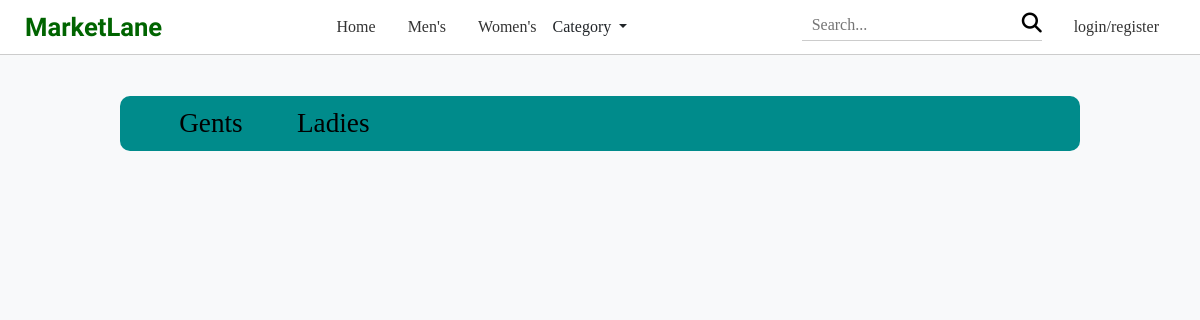
Page /product/category/cloth/ on the earlier database version.
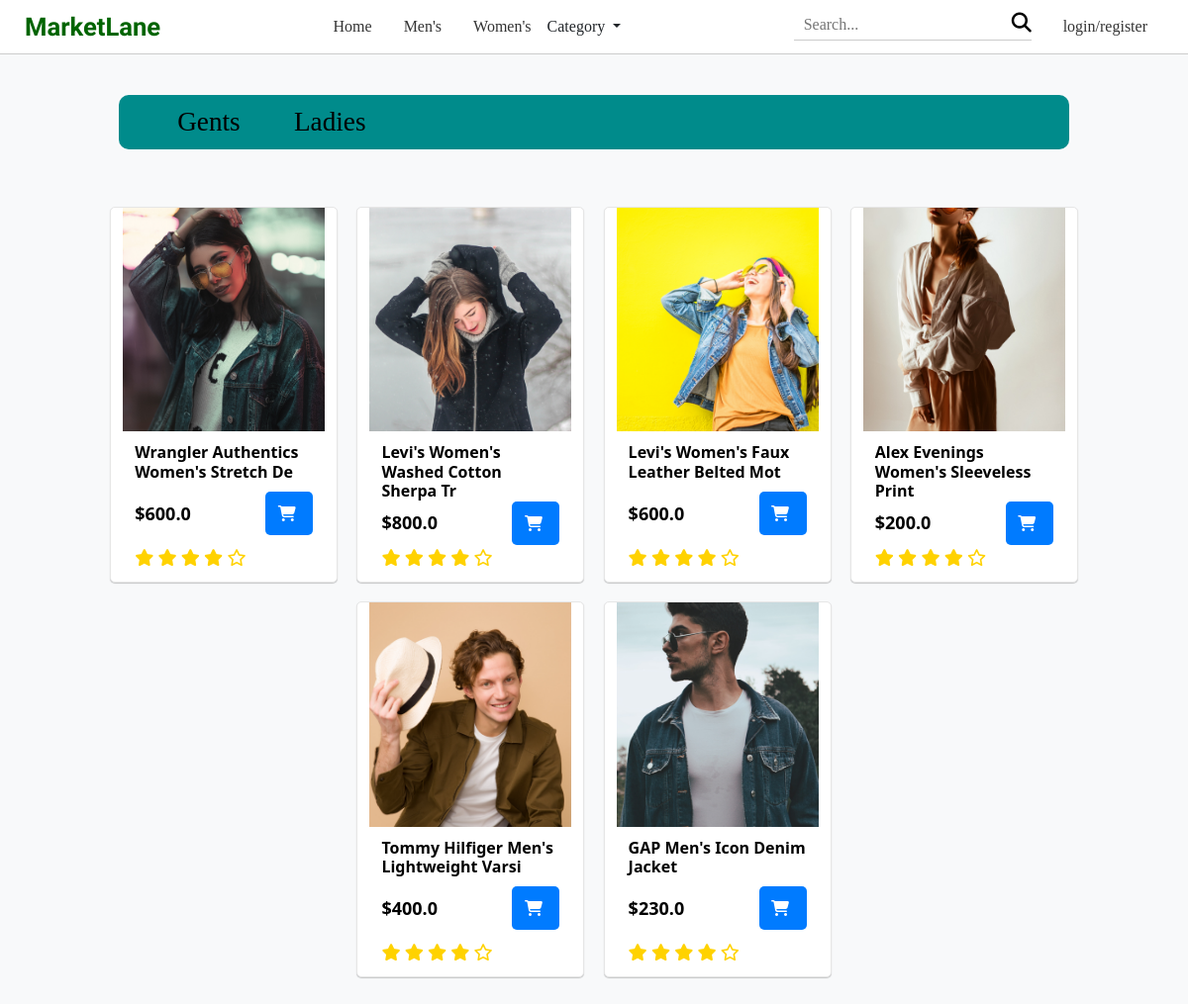
Same page on the later database version.
### core/models.py (models this page shows, shortened)
class Product(models.Model):
    title = models.CharField(max_length=100)
    selling_price = models.FloatField()
    discounted_price = models.FloatField(null=True, blank=True)
    description = models.TextField()
    category = models.CharField(choices=CATEGORY_CHOICES, max_length=2)
    gender = models.CharField(choices=GENDER_CHOICES, max_length=1)
    product_image = models.ImageField(upload_to='product images')

### core/views.py (the view)
# urls.py: path('product/category/<slug:data>/', views.CatergoryView.as_view(), name='category_view'),
class CatergoryView(View):
    def get(self, request, data, *args, **kwargs):
        if data == 'cloth':
            prod_obj = Product.objects.filter(category='CL')
            my_dict['pro_cat']='CL'
        elif data == 'shoes':
            prod_obj = Product.objects.filter(category='SH')
            my_dict['pro_cat']='SH'
        elif data == 'sunglass':
            prod_obj = Product.objects.filter(category='SG')
            my_dict['pro_cat']='SG'
        cart = 0
        if self.request.user.is_authenticated:
            cart = len(ProductCart.objects.filter(user=self.request.user))
        context = {
            'data':prod_obj,
            'cart':cart
        }
        return render(request, 'core/category_view.html', context)

### core/templates/core/category_view.html (shortened to what this page needs)
{% extends "core/base.html" %}
{% load static %}
{% block body-content %}
<div class="d-flex flex-column align-items-center justify-content-center my-md-5">
    <div class="sub-nav my-5">
        <button type='button' class="" id="gents_prod">Gents</button>
        <button type='button' class="" id="ladies_prod">Ladies</button>
    </div>
    <div class="row justify-content-center" id="cat-gender-view">
        {% for product in data %}
        <div class="product-card">
          <a href="{% url 'product_view' product.id %}" class="product-image">
            <img src="{{product.product_image.url}}" alt="{{product.title}}">
          </a>
          <div class="product-info">
            <h3 class="product-title">{{product.title|slice:":38"}}</h3>
            <p class="product-price row align-items-center">${{product.selling_price}}
              <button class="cart-btn" data-id={{product.id}}>
                <i class="fas fa-shopping-cart"></i>
              </button>
            </p>
            <div class="product-card-rating">
              <i class="fa fa-star"></i>
              <i class="fa fa-star"></i>
              <i class="fa fa-star"></i>
              <i class="fa fa-star"></i>
              <i class="far fa-star"></i>
            </div>
          </div>
        </div>
      {% endfor %}
    </div>
</div>
{% endblock body-content %}

Differences in the rows shown:
added Product: product_image (picture), title "Wrangler Authentics Women's Stretch De", selling_price "600.0"
added Product: product_image (picture), title "Levi's Women's Washed Cotton Sherpa Tr", selling_price "800.0"
added Product: product_image (picture), title "Levi's Women's Faux Leather Belted Mot", selling_price "600.0"
added Product: product_image (picture), title "Alex Evenings Women's Sleeveless Print", selling_price "200.0"
added Product: product_image (picture), title "Tommy Hilfiger Men's Lightweight Varsi", selling_price "400.0"
added Product: product_image (picture), title "GAP Men's Icon Denim Jacket", selling_price "230.0"
